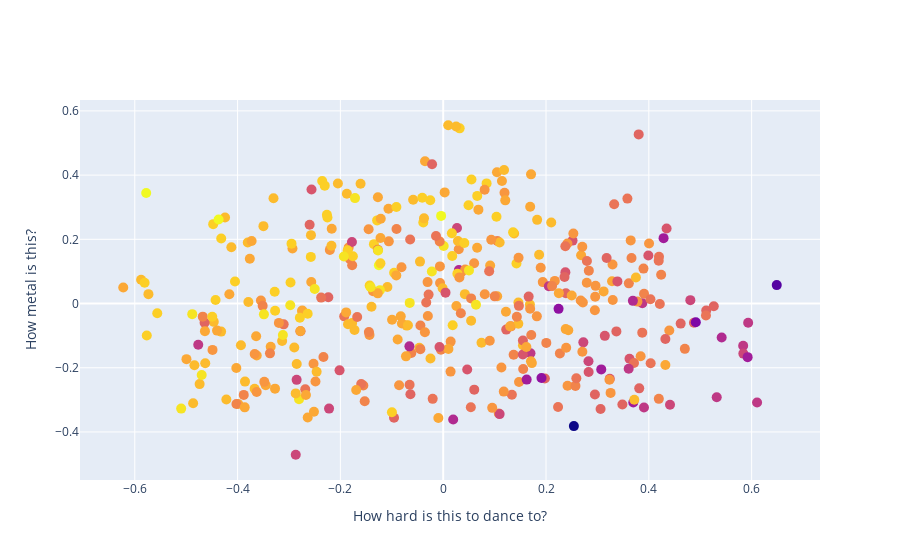

Notebook source saved alongside this figure:
### Code cell
chosen = ["nrgy", "live", "bpm", "val"]
text1 = data["artist"] + " - " + data["title"]
text2 = text1.values

# X = data_frame.drop(droppable, axis=1).values
X = data[chosen].values
y = data["dB"].values

min_max_scaler = MinMaxScaler()
X = min_max_scaler.fit_transform(X)

pca = PCA(n_components=2)
pca.fit(X)

X = pca.transform(X)

fig = {
    "data": [
        {
            "x": X[:, 0],
            "y": X[:, 1],
            "text": text2,
            "mode": "markers",
            "marker": {"size": 10, "color": y}
        }
    ],
    "layout": {
        "xaxis": {"title": "How hard is this to dance to?"},
        "yaxis": {"title": "How metal is this?"}
    }
}

py.iplot(fig, filename="test-graph2")

### Figure 1 — Plotly figure (JSON) as saved in the notebook; plotly's stock layout.template omitted (floating-point values rounded to 4 significant figures; data arrays with more than 128 entries replaced by an {"elided": "..."} marker saying what was removed)
{"data": [{"marker": {"color": {"elided": "400 int values"}, "size": 10}, "mode": "markers", "text": {"elided": "400 str values"}, "type": "scatter", "x": {"elided": "400 float values"}, "y": {"elided": "400 float values"}}], "layout": {"xaxis": {"title": {"text": "How hard is this to dance to?"}}, "yaxis": {"title": {"text": "How metal is this?"}}}}
